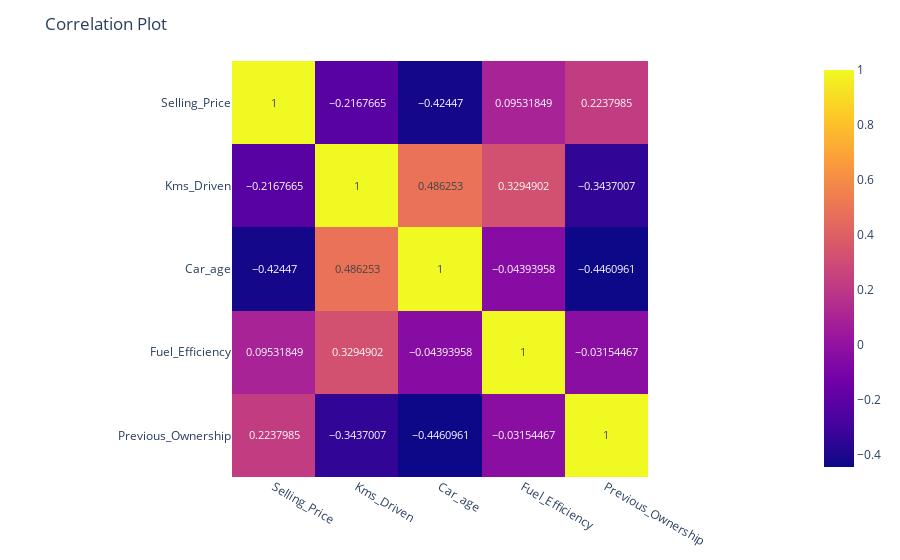

The notebook cell saved with this chart:
### Code cell
import plotly.graph_objects as go #just another way to show plot correlation between numerical variables.
corr = df.corr()
fig = px.imshow(corr, text_auto=True)
fig.update_layout(title_text="Correlation Plot")
fig.show()

### Figure 1 — Plotly figure (JSON) as saved in the notebook; plotly's stock layout.template omitted (floating-point values rounded to 4 significant figures)
{"data": [{"coloraxis": "coloraxis", "hovertemplate": "x: %{x}<br>y: %{y}<br>color: %{z}<extra></extra>", "name": "0", "texttemplate": "%{z}", "type": "heatmap", "x": ["Selling_Price", "Kms_Driven", "Car_age", "Fuel_Efficiency", "Previous_Ownership"], "xaxis": "x", "y": ["Selling_Price", "Kms_Driven", "Car_age", "Fuel_Efficiency", "Previous_Ownership"], "yaxis": "y", "z": [[1, -0.2168, -0.4245, 0.09532, 0.2238], [-0.2168, 1, 0.4863, 0.3295, -0.3437], [-0.4245, 0.4863, 1, -0.04394, -0.4461], [0.09532, 0.3295, -0.04394, 1, -0.03154], [0.2238, -0.3437, -0.4461, -0.03154, 1]]}], "layout": {"coloraxis": {"colorscale": [[0, "#0d0887"], [0.1111, "#46039f"], [0.2222, "#7201a8"], [0.3333, "#9c179e"], [0.4444, "#bd3786"], [0.5556, "#d8576b"], [0.6667, "#ed7953"], [0.7778, "#fb9f3a"], [0.8889, "#fdca26"], [1, "#f0f921"]]}, "margin": {"t": 60}, "title": {"text": "Correlation Plot"}, "xaxis": {"anchor": "y", "constrain": "domain", "domain": [0, 1], "scaleanchor": "y"}, "yaxis": {"anchor": "x", "autorange": "reversed", "constrain": "domain", "domain": [0, 1]}}}
